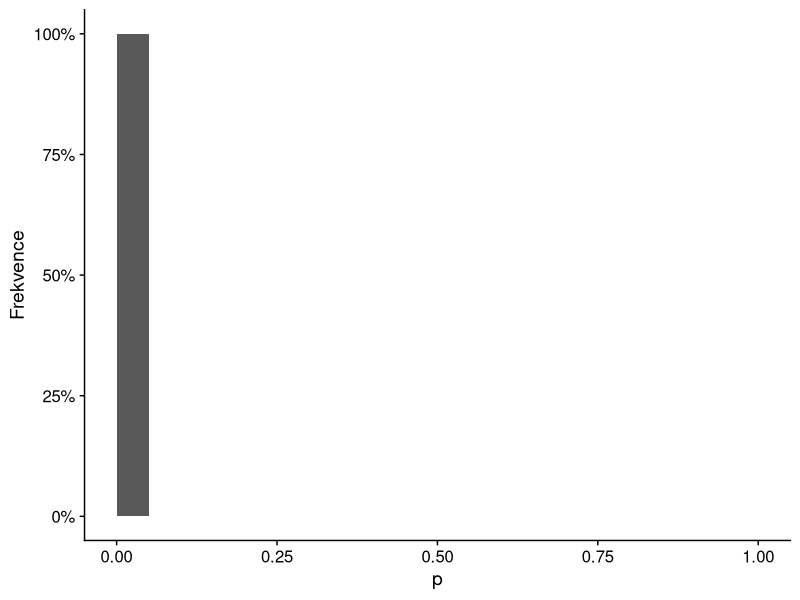
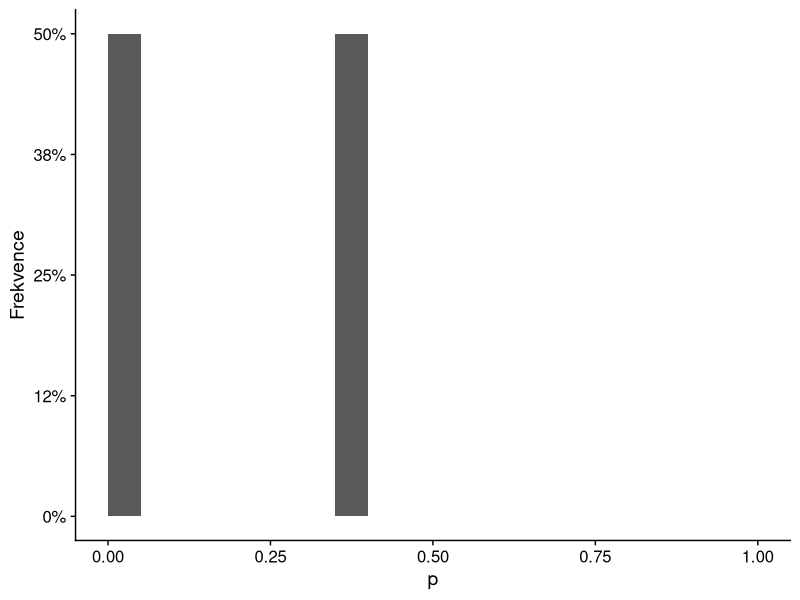
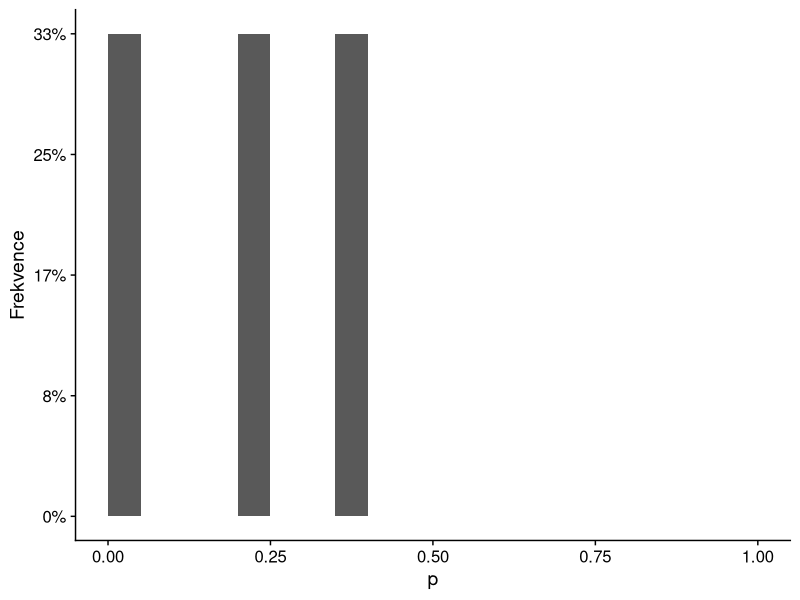
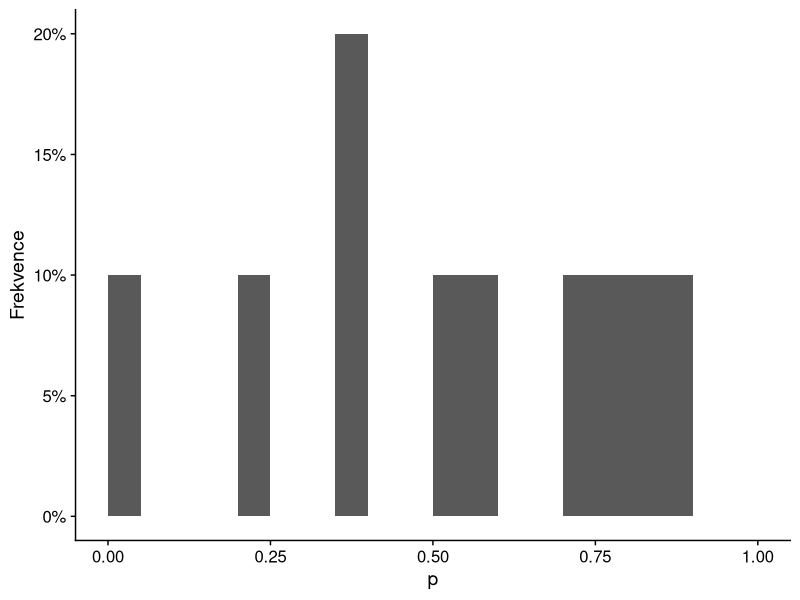
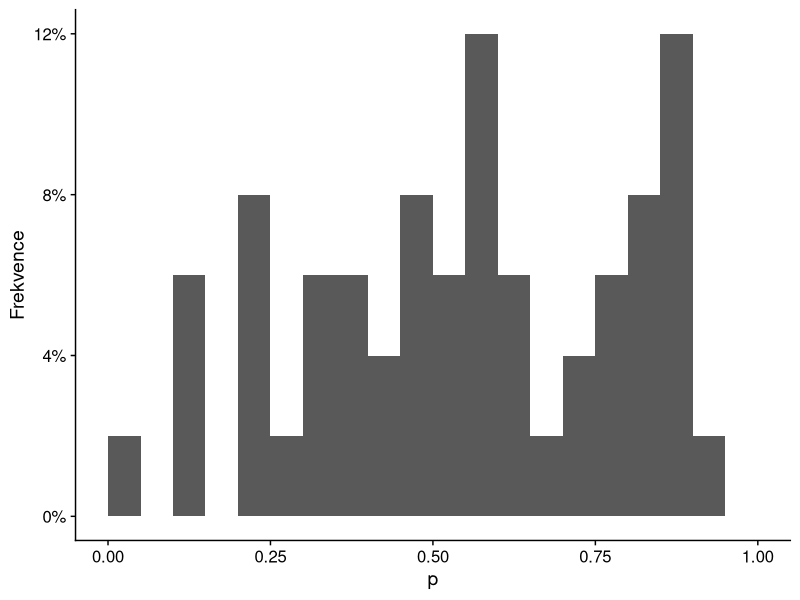
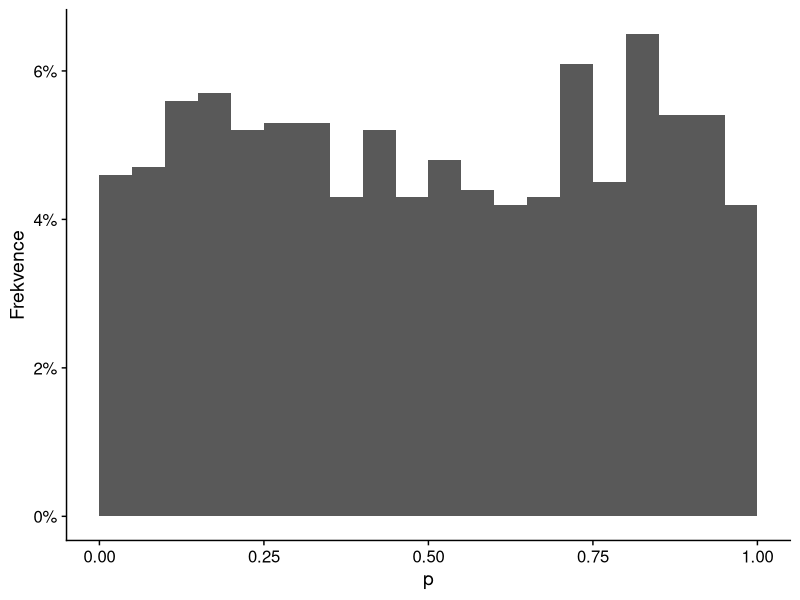
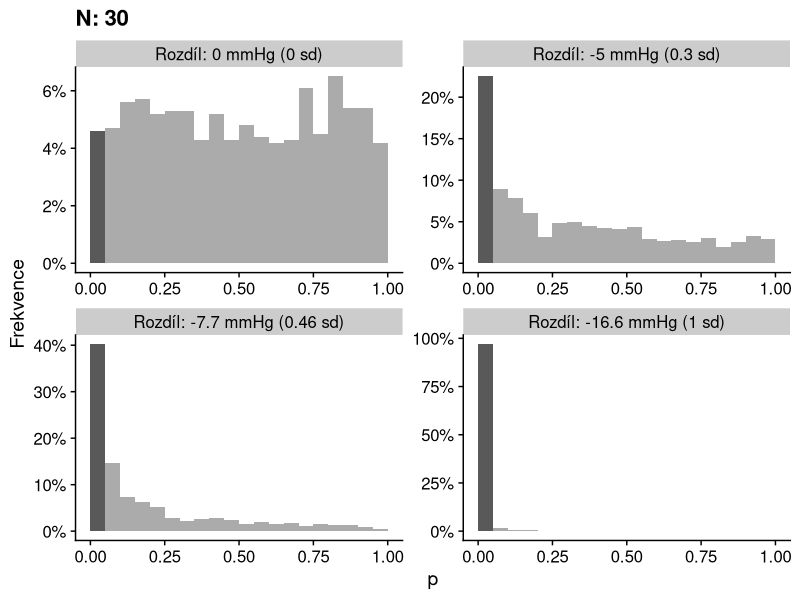
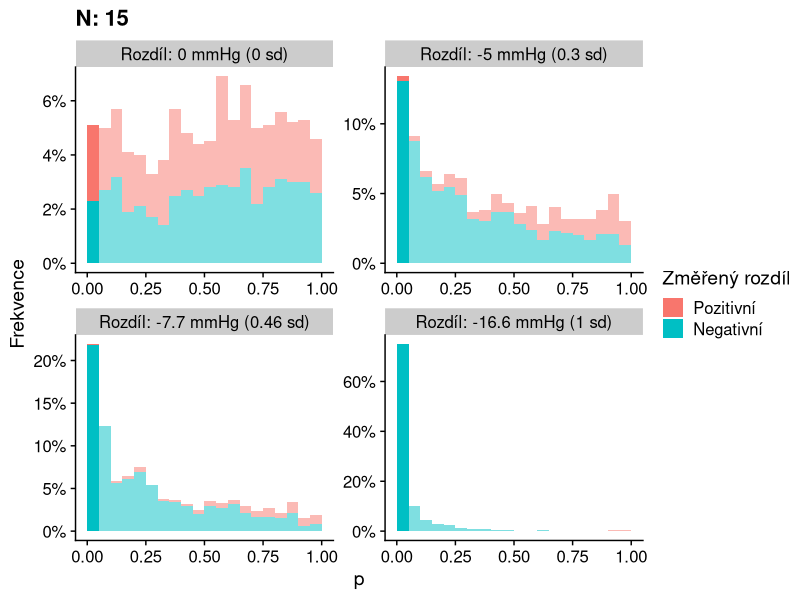

Source code (R) for these figures, in order: (Note: a time limit stopped this script after it produced the figures.)
## ---- chunk 1
library(tidyverse)
library(cowplot)
theme_set(theme_cowplot())

sbp_baseline <- 157.1
sbp_sd <- 16.6
effect_ace_minus_placebo <- -7.68

n_sims <- 1000

plots <- list()
widths <- list()
heights <- list()

## ---- chunk 2
set.seed(56684322)
velikost_efektu <- tibble(efekt = c(0, -5 / sbp_sd, effect_ace_minus_placebo / sbp_sd, -1))
n_vzorku <- tibble(n = c(15, 30, 60, 120))
#n_vzorku <- tibble(n = seq(sqrt(15), sqrt(120), length.out = 4) ^ 2 %>% round())

single_p_sim <- function(data_row) {
  control <- rnorm(data_row$n, 0, 1)
  treatment <- rnorm(data_row$n, data_row$efekt, 1)
  test_res <- t.test(control, treatment)
  
  cbind(data_row, tibble(p = test_res$p.value, zmereny_rozdil = mean(treatment) - mean(control), 
                         conf_low = -test_res$conf.int[1], conf_high = -test_res$conf.int[2]))
}

p_velikost_efektu <- velikost_efektu %>% 
  crossing(n_vzorku) %>%
  crossing(sim = 1:n_sims) %>%
  transpose() %>%
  map_df(single_p_sim) %>%
  mutate(druh_rozdilu = factor(zmereny_rozdil > 0, levels = c(TRUE, FALSE), labels = c("Pozitivní", "Negativní")),
         efekt_f = factor(efekt, levels = velikost_efektu$efekt))


## ---- chunk 3
hg_sd_label <- function(sd_val) {
  numeric_sd_val <- sd_val %>% as.numeric()
  paste0("Rozdíl: ", round(sbp_sd * numeric_sd_val, 1), " mmHg (", abs(round(numeric_sd_val, 2)), " sd)")
}


facet_efekt <- facet_wrap(~efekt_f, scales = "free", labeller = labeller(efekt_f = hg_sd_label))

make_scale_pocet <- function(n_sims) {
  scale_y_continuous("Frekvence", labels = function(x) { scales::percent(x / n_sims, accuracy = 1)}, trans = scales::trans_new("Relative", transform = function(x) { x / n_sims}, inverse = function(x) { x * n_sims}))
}
scale_pocet <- make_scale_pocet(n_sims)

p_breaks <- seq(0,1, by = 0.05)
n_first_plot <- n_vzorku$n[2]

for(kolik_zobrazit in c(1, 2, 3, 10, 50, n_sims)) {
  plot_name <- paste0("p_tutorial_histogram_", kolik_zobrazit)
  plots[[plot_name]] <- p_velikost_efektu %>% 
    filter(n == n_first_plot, efekt == 0) %>% 
    head(n = kolik_zobrazit) %>%
    ggplot(aes(x = p)) + geom_histogram(breaks = p_breaks) +  
    make_scale_pocet(kolik_zobrazit) 
  print(plots[[plot_name]])
  
}

plots$p_fixni_efekt_prvni <- p_velikost_efektu %>% 
    filter(n == n_first_plot) %>% 
    ggplot(aes(x = p, alpha = p < 0.05)) + geom_histogram(breaks = p_breaks) +  
    scale_alpha_discrete(range = c(0.5,1), guide = FALSE) +
    scale_pocet + facet_efekt + ggtitle(paste0("N: ", n_first_plot))
plots$p_fixni_efekt_prvni





## ---- chunk 4
for(n_k_zobrazeni in n_vzorku$n) {
  plot_name <- paste0("p_fixni_n_", n_k_zobrazeni)
  plots[[plot_name]] <- p_velikost_efektu %>% filter(n == n_k_zobrazeni) %>% ggplot(aes(x = p, fill = druh_rozdilu, alpha = p < 0.05)) + geom_histogram(breaks = p_breaks) + 
      scale_pocet + facet_efekt + scale_fill_discrete("Změřený rozdíl") +
      scale_alpha_discrete(range = c(0.5,1), guide = FALSE) +
      ggtitle(paste0("N: ", n_k_zobrazeni))
  print(plots[[plot_name]])
}


for(efekt_k_zobrazeni in velikost_efektu$efekt) {
  plot_name <- paste0("p_fixni_efekt_", round(efekt_k_zobrazeni,2))
  plots[[plot_name]] <- p_velikost_efektu %>% filter(efekt == efekt_k_zobrazeni) %>% ggplot(aes(x = p, fill = druh_rozdilu, alpha = p < 0.05)) + 
      geom_histogram(breaks = p_breaks) + facet_wrap(~n, labeller = label_both, scales = "free_y") + 
      scale_fill_discrete("Změřený rozdíl") + scale_pocet +
      scale_alpha_discrete(range = c(0.5,1), guide = FALSE) +
      ggtitle(hg_sd_label(efekt_k_zobrazeni))
  print(plots[[plot_name]])
}
## ---- chunk 5
power.t.test(delta = effect_ace_minus_placebo, sd = sbp_sd, sig.level = 0.05, power = 0.8)
## ---- chunk 6
efekty <- velikost_efektu$efekt[c(2,3)]
nka <- n_vzorku$n[c(2,4)]
for(i in 1:length(efekty) ) {
  n_k_zobrazeni <- nka[i]
  efekt_k_zobrazeni <- efekty[i]
  plot_name <- paste0("m_and_s_error_",n_k_zobrazeni,"_eff_", round(abs(efekt_k_zobrazeni),2))
  plots[[plot_name]] <- p_velikost_efektu %>% filter(n == n_k_zobrazeni, efekt == efekt_k_zobrazeni, p < 0.05) %>%
    ggplot(aes(x = zmereny_rozdil * sbp_sd)) + geom_histogram(aes(y = stat(width*density)), binwidth = 1)  + geom_vline(xintercept = efekt_k_zobrazeni * sbp_sd, color = "blue", size = 2, linetype = "dashed") + 
    facet_efekt + scale_y_continuous("Podíl", labels = scales::percent) + scale_x_continuous("Změřený rozdíl [mmHg]") +
    ggtitle(paste0("Pouze p < 0.05, N: ", n_k_zobrazeni))
  print(plots[[plot_name]])
  
  widths[[plot_name]] <- 6
}
## ---- chunk 7
set.seed(321685524)

n_studii <- 8
n_vice_studii <- 30
studie_df_raw <- list()
next_id <- 1
efekty_pro_vice_studii <- c(0, velikost_efektu$efekt[3])
for(efekt_pro_simulace in efekty_pro_vice_studii) {
  p_pro_sim <- p_velikost_efektu %>% filter(n == n_vice_studii, efekt == efekt_pro_simulace)
  for(i in 1:n_sims) {
    studie_df_raw[[next_id]] <- p_pro_sim %>% sample_n(n_studii) %>% 
      group_by(n, efekt, efekt_f) %>%
      summarise(min.p = min(p), max.p = max(p), min.zmereny_rozdil = min(zmereny_rozdil), max.zmereny_rozdil = max(zmereny_rozdil))
      #summarise(min.p = min(p), max.p = max(p), min.zmereny_rozdil = min(c(Inf,zmereny_rozdil[p < 0.05])), max.zmereny_rozdil = max(c(-Inf,zmereny_rozdil[p < 0.05])))
    next_id <- next_id + 1
  }
}

p_vice_studii <- do.call(rbind, studie_df_raw)

p_vice_studii_long <- p_vice_studii %>%
      pivot_longer(c("min.p","max.p","min.zmereny_rozdil","max.zmereny_rozdil"), names_to = c("typ","meritko"), names_sep = "\\.", values_to = "hodnota") 

## ---- chunk 8
for(efekt_k_zobrazeni in efekty_pro_vice_studii) {
  plot_name_base <- paste0("vice_studii_", abs(round(efekt_k_zobrazeni,2)),"_")
  title <- ggtitle(paste0(n_studii, " studií, N: ", n_vice_studii))
  
  plot_name_p <- paste0(plot_name_base, "_p")
  plots[[plot_name_p]] <- p_vice_studii_long %>% filter(meritko == "p", efekt == efekt_k_zobrazeni) %>%
      ggplot(aes(x = hodnota, color = typ)) + geom_freqpoly(breaks = p_breaks) + scale_pocet + facet_efekt + title +
      geom_vline(xintercept = 0.05, color = "green", size = 2, linetype = "dashed") +
    scale_x_continuous("p-hodnota")
  widths[[plot_name_p]] <- 6
  print(plots[[plot_name_p]])

  plot_name_zmereny <- paste0(plot_name_base, "_zmereny_rozdil")
  plots[[plot_name_zmereny]] <- p_vice_studii_long %>% filter(meritko == "zmereny_rozdil", efekt == efekt_k_zobrazeni, !is.infinite(hodnota)) %>%
      ggplot(aes(x = hodnota * sbp_sd, color = typ)) + geom_freqpoly(bins = 10) + scale_pocet + facet_efekt + title +
    geom_vline(xintercept = efekt_k_zobrazeni * sbp_sd, color = "blue", size = 2, linetype = "dashed") +
    scale_x_continuous("Změřený rozdíl")
  widths[[plot_name_zmereny]] <- 6
  print(plots[[plot_name_zmereny]])
  
}
## ---- chunk 9
set.seed(3494994)
g1 <- round(rnorm(20, mean = sbp_baseline, sd = sbp_sd))
cat(paste(g1, collapse = "\t"))
cat("\n\n")
g2 <- sample(g1, 20) - 13
cat(paste(g2, collapse = "\t"))
cat("\n")

t.test(g1, g2)

g2_mod <- g2
g2_mod[20] <- g2_mod[20] + 10
t.test(g1, g2_mod)
## ---- chunk 10
p_velikost_efektu %>%
  filter(n == 30) %>%
  head(15) %>%
  mutate(id = 1:n()) %>%
  ggplot(aes(x = id, y = zmereny_rozdil, ymin = conf_low, ymax = conf_high)) + geom_linerange() + 
  geom_point() + geom_hline(yintercept = 0) + geom_hline(aes(yintercept = efekt), color = "blue", linetype = "dashed", size = 2) +
  coord_flip()
## ---- chunk 11
set.seed(321355422)

full_population <- rnorm(1e6, effect_ace_minus_placebo, sbp_sd)
increase_biases <- c(3/2, 4/3, 11/10)

biased_study_population_size <- 1e5
biased_study_errors <- numeric(n_sims * length(increase_biases))
for(bias in increase_biases) {
  full_population_probs <-if_else(full_population < 0, 1, bias)
  for(i in 1:n_sims) {
    biased_sample <- sample(full_population, size = biased_study_population_size, replace = TRUE, prob = full_population_probs)
    biased_study_errors[i] <- (mean(biased_sample) - effect_ace_minus_placebo)^2 
  }
}
  
rct_results <- data.frame(sample_size = 5 * (2 ^ (0:7))) %>% crossing(sim = 1:n_sims) %>%
  rowwise() %>%
  mutate(error = mean(rnorm(sample_size, 0, sbp_sd)) ^ 2) %>%
  group_by(sample_size) %>%
  summarise(low_error = sqrt(quantile(error, 0.025)), mean_error = sqrt(mean(error)), high_error = sqrt(quantile(error, 0.975)))

biased_results <- data.frame(low_error = sqrt(quantile(biased_study_errors, 0.025)), mean_error = sqrt(mean(biased_study_errors)), high_error = sqrt(quantile(biased_study_errors, 0.975))) %>% 
  crossing(data.frame(sample_size = unique(rct_results$sample_size)))


## ---- chunk 12
plots$rct_error <- 
rct_results %>% ggplot(aes(x = sample_size, y = mean_error))  + #, ymin = low_error, ymax = high_error
  #geom_ribbon(alpha = 0.3) + 
  geom_line() + 
#  geom_ribbon(data = biased_results, fill = "blue", alpha = 0.3) + 
  scale_y_continuous("Půměrná chyba RCT [mmHg]") +
  scale_x_continuous("Velikost vzorku RCT")

hline_size <- 2
pal <- viridisLite::plasma(3)

plots$rct_error_biased <- 
  plots$rct_error +
    geom_hline(data = biased_results, aes(yintercept = mean_error), color = pal[2], size = hline_size)

plots$rct_error_biased_decoy <- 
  plots$rct_error_biased +
    geom_hline(yintercept = 0.84, color =  pal[1], size = hline_size) +
    geom_hline(yintercept = 2.53, color =  pal[3], size = hline_size)

## ---- chunk 13
set.seed(56852266)
data_pohledny <- data.frame(pohledny = rnorm(200), laskavy = rnorm(200))

plot_pohledny <- function(split = "none", trend = FALSE) {
  
  if(split == "none") {
    data_to_plot <- data_pohledny %>% mutate(group = 1)
    alpha_scale = scale_alpha_continuous(range = c(0.999, 1), guide = FALSE)
  } else {
    alpha_scale <- scale_alpha_continuous(range = c(0.2, 1), guide = FALSE)
    if (split == "up") {
      data_to_plot <- data_pohledny %>% mutate(group = if_else(pohledny + laskavy > 0, 1, 0))
    } else if (split == "down") {
      data_to_plot <- data_pohledny %>% mutate(group = if_else(pohledny + laskavy < 0, 1, 0))
    }
  }
  
  if(trend) {
  #  smooth <- geom_smooth(aes(x = pohledny, y = laskavy), inherit.aes = FALSE, data = rbind(data_to_plot %>% filter(group > 0), data.frame(laskavy = 0, pohledny = 0, group = 0)), method = "lm", formula = y ~x)
    smooth <- geom_smooth(aes(x = pohledny, y = laskavy), inherit.aes = FALSE, data = data_to_plot %>% filter(group > 0), method = "lm", formula = y ~x)
  } else {
    smooth <- NULL
  }
  data_to_plot %>% 
    ggplot(aes(x = pohledny, y = laskavy, alpha = group)) + 
    scale_x_continuous("Pohledný", breaks = c(-1.5, 1.5), labels = c("Málo", "Hodně")) + scale_y_continuous("Laskavý", breaks = c(-1.5, 1.5), labels = c("Málo", "Hodně"))+ 
    geom_vline(xintercept = 0) + geom_hline(yintercept =  0) + 
    geom_point(color = viridisLite::plasma(3)[2]) +
    smooth +
    alpha_scale +
    theme(axis.line = element_blank(), axis.ticks = element_blank())
}

plots$laskavy_pohledny_1 <- plot_pohledny("none")
plots$laskavy_pohledny_2 <- plot_pohledny("none", TRUE)
plots$laskavy_pohledny_3 <- plot_pohledny("up")
plots$laskavy_pohledny_4 <- plot_pohledny("up", TRUE)   
plots$laskavy_pohledny_5 <- plot_pohledny("down")
plots$laskavy_pohledny_6 <- plot_pohledny("down", TRUE)
for(plot_name in paste0("laskavy_pohledny_", 1:6)){
  print(plots[[plot_name]])
  widths[[plot_name]] <- 6
  heights[[plot_name]] <- 5
}
## ---- chunk 14
set.seed(99852665)
n_obs <- 100
data_regression_to_the_mean <- data.frame(id = 1:n_obs, before = rnorm(n_obs, mean = 30, sd = 2), after = rnorm(n_obs, mean = 30, sd = 2)) %>% mutate(selected = as.numeric(before > 32), improved = factor(before > after, levels = c(TRUE, FALSE), labels = c("Ano","Ne"))) %>%
  pivot_longer(c("before", "after"),names_to = "group", values_to = "BMI") %>%
  mutate(group = factor(group, levels = c("before","after"), labels = c("Před zásahem", "Po zásahu")))

base_rtm_plot <- data_regression_to_the_mean %>% ggplot(aes(x = group,y = BMI, alpha = selected, color = improved, group = id)) + geom_line() + geom_point() + scale_x_discrete("Skupina") + scale_color_discrete("Snížení BMI")

plots$regression_to_the_mean <- base_rtm_plot + scale_alpha(range = c(0.9999, 1), guide = FALSE)
plots$regression_to_the_mean 

plots$regression_to_the_mean_highlight <- base_rtm_plot + scale_alpha(range = c(0.2, 1), guide = FALSE) 
plots$regression_to_the_mean_highlight 



## ---- chunk 15
tmp_dir <- here::here("local_tmp_data")
if(!dir.exists(tmp_dir)) {
  dir.create(tmp_dir)
}

for(plot_name in names(plots)) {
  if(!is.null(widths[[plot_name]])) {
    width <- widths[[plot_name]]
  } else {
    width <- 8
  }
  if(!is.null(heights[[plot_name]])) {
    height <- heights[[plot_name]]
  } else {
    height <- width * 0.6666666666667
  }
  ggsave(plot = plots[[plot_name]], filename = paste0(tmp_dir,"/",plot_name,".png"), dpi = 300, width = width, height = height)
}
